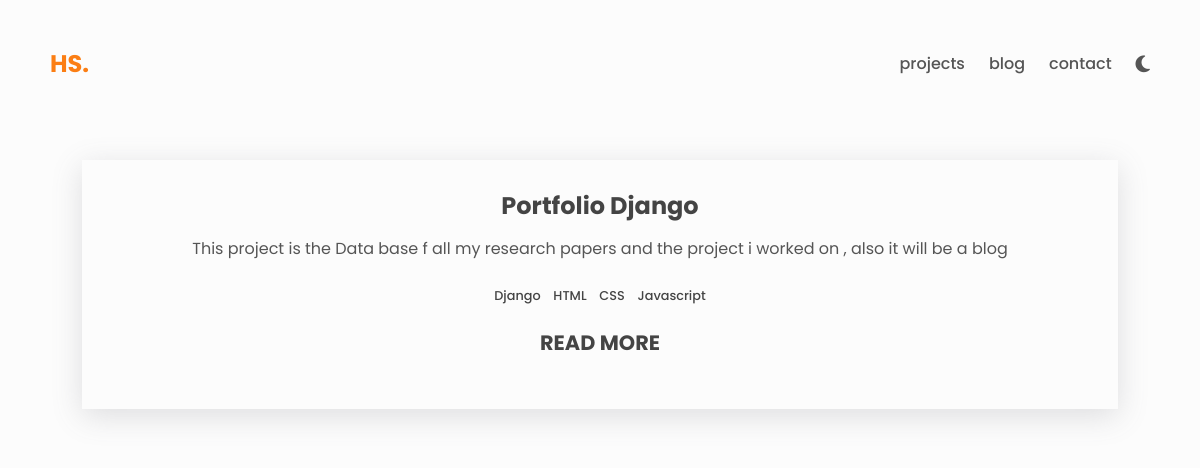
Page /projects/ on the earlier database version.
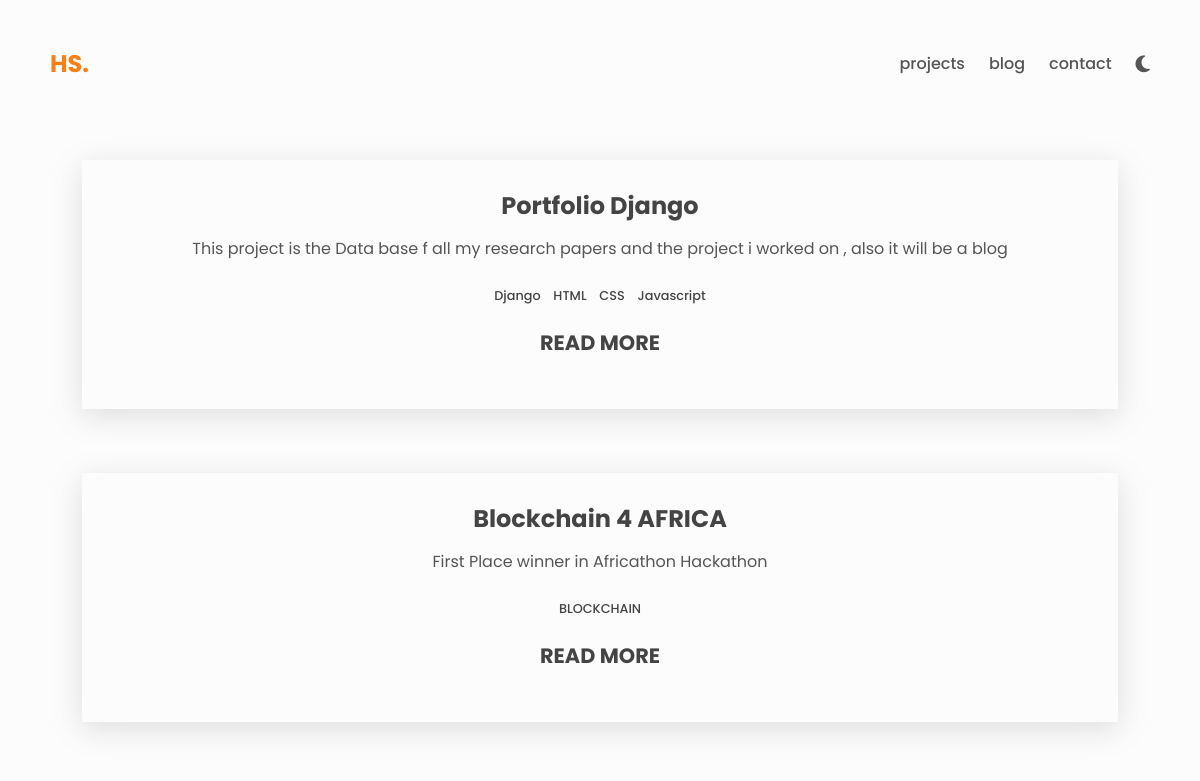
Same page on the later database version.
### portfolio/models.py (models this page shows, shortened)
class Project(models.Model):
    name = models.TextField()
    technologies = models.ManyToManyField(Technology)
    description = models.TextField()
    source = models.TextField(blank=True)
    live_example = models.TextField(blank=True)
    articale = models.TextField(blank=True)
    images = models.ManyToManyField(DImage)

class Technology(models.Model):
    name = models.TextField()

### blog/views.py (the view)
# urls.py: path("projects/", views.projects_page, name="projects"),
def projects_page(request):
    projects = Project.objects.all()
    return render(request, "projects.html", {"projects": projects})

### blog/templates/projects.html (shortened to what this page needs)
{% extends "base.html" %}
{% block content %}
     <div class="projects-div">
		{% for project in projects %}
    <div class="project project-projects">
            <h3>{{project.name}}</h3>
            <p class="project__description">
              {{project.description}}
            </p>
            <ul class="project__stack">
              {% for tech in project.technologies.all %}
              <li class="project__stack-item">{{tech.name}}</li>
              {% endfor %}
            </ul>
            <h4 class="section__title"><a href={% url 'project' project.id %}>Read More</a></h4>
          </div>
        {% endfor %}
       </div>
{% endblock content %}

Differences in the rows shown:
added Project: name "Blockchain 4 AFRICA", description "First Place winner in Africathon Hackathon"
added Technology: name "BLOCKCHAIN", shown under "Blockchain 4 AFRICA"
